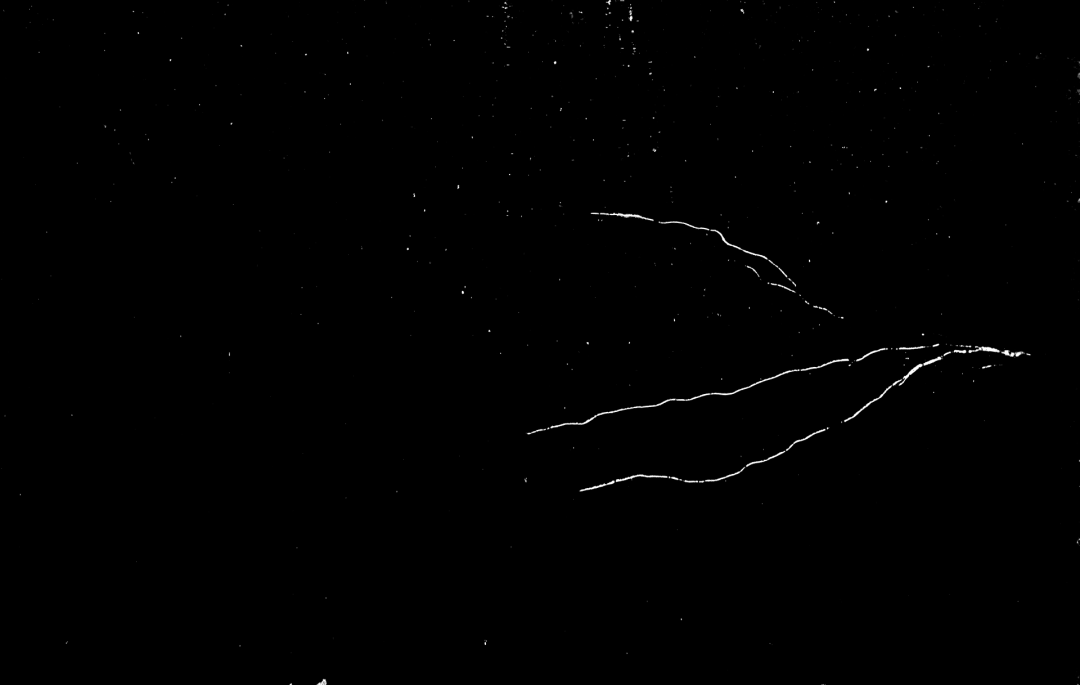
#> input picture blobs.png, 1080 x 685 px, found by its file name
$ python '#blobs.py'
#> lines starting #> are read from the running program, lines starting #| are printed output that depends on the picture
import cv2
import numpy as np

# Load image
image = cv2.imread('blobs.png', 0)
#> image is the input picture: shape (685, 1080); min 0, max 255, mean 0.8

# Set our filtering parameters
# Initialize parameter setting using cv2.SimpleBlobDetector
params = cv2.SimpleBlobDetector_Params()

# Set Area filtering parameters
params.filterByArea = True
params.minArea = 20

# Set Circularity filtering parameters
params.filterByCircularity = False
params.minCircularity = 0.9

# Set Convexity filtering parameters
params.filterByConvexity = False
params.minConvexity = 0.2

# Set inertia filtering parameters
params.filterByInertia = True
params.minInertiaRatio = 0.01

# Create a detector with the parameters
detector = cv2.SimpleBlobDetector_create(params)

# Detect blobs
keypoints = detector.detect(image)
#> keypoints = 2 keypoints; (x, y, size): (727, 241, 32.1), (920, 367, 26.6)
print(keypoints)
#> (printed output is left out)

# Draw blobs on our image as red circles
blank = np.zeros((1, 1))
blobs = cv2.drawKeypoints(image, keypoints, blank, (0, 0, 255), cv2.DRAW_MATCHES_FLAGS_DRAW_RICH_KEYPOINTS)

number_of_blobs = len(keypoints)
#> number_of_blobs = 2
text = "Number of Circular Blobs: " + str(len(keypoints))
#> text = 'Number of Circular Blobs: 2'
cv2.putText(blobs, text, (20, 550), cv2.FONT_HERSHEY_SIMPLEX, 1, (0, 100, 255), 2)
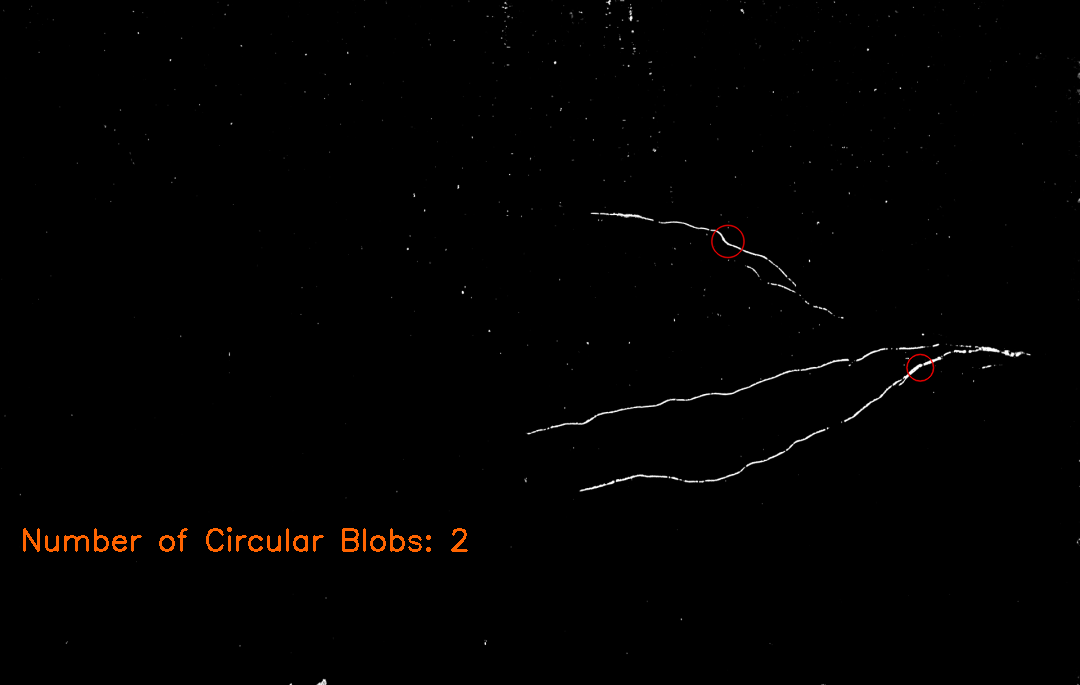
#> blobs: shape (685, 1080, 3); mean of channels 0, 1, 2 0.8, 1.2, 1.9; drawn as B, G, R

# Show blobs
cv2.imshow("Filtering Circular Blobs Only", blobs)
cv2.imwrite("Wblobs.png", blobs)
cv2.waitKey(0)
cv2.destroyAllWindows()

$ run again, with elipseIMG.png copied over blobs.png
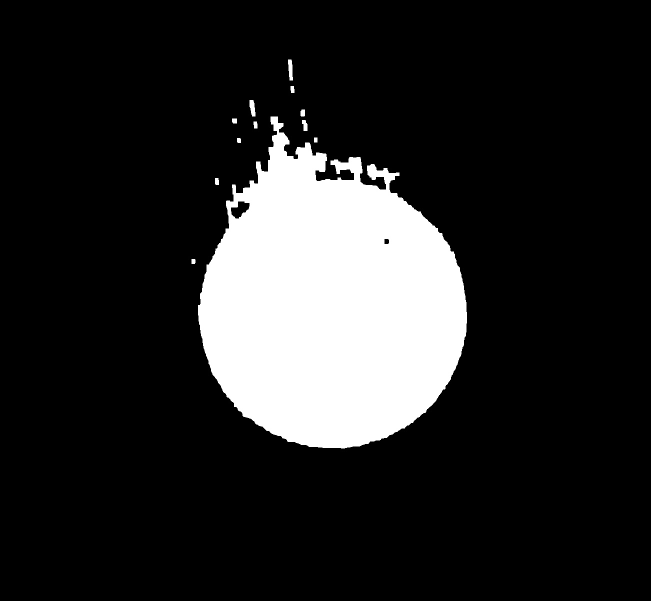
#> input picture elipseIMG.png, 1302 x 1202 px, found by its file name (shown at 1/2 size)
#> image is the input picture: shape (1202, 1302); min 0, max 255, mean 39.7
#> keypoints = 2 keypoints; (x, y, size): (479, 418, 34.2), (773, 483, 11.4)
#> (printed output is left out)
#> number_of_blobs = 2
#> text = 'Number of Circular Blobs: 2'
#> `cv2.putText(blobs, text, (20, 550), cv2.FONT_HERSHEY_SIMPLEX, 1, (0, 1..`:
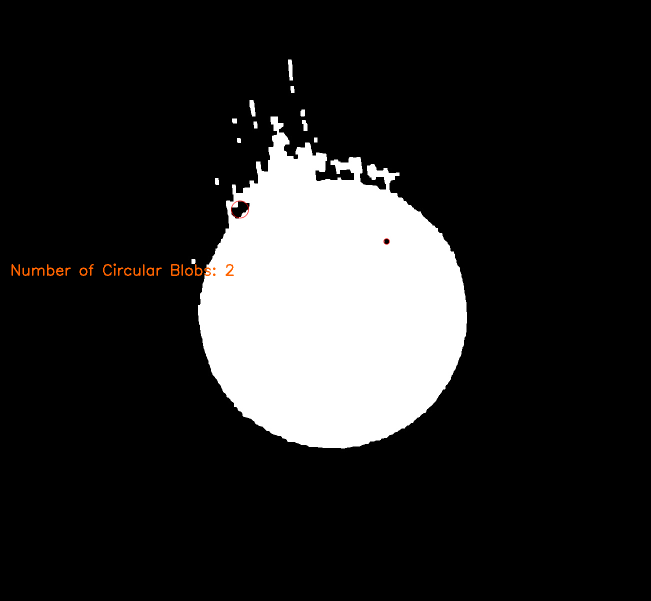
#> blobs: shape (1202, 1302, 3) (shown at 1/2 size); mean of channels 0, 1, 2 39.6, 39.8, 40.1; drawn as B, G, R
